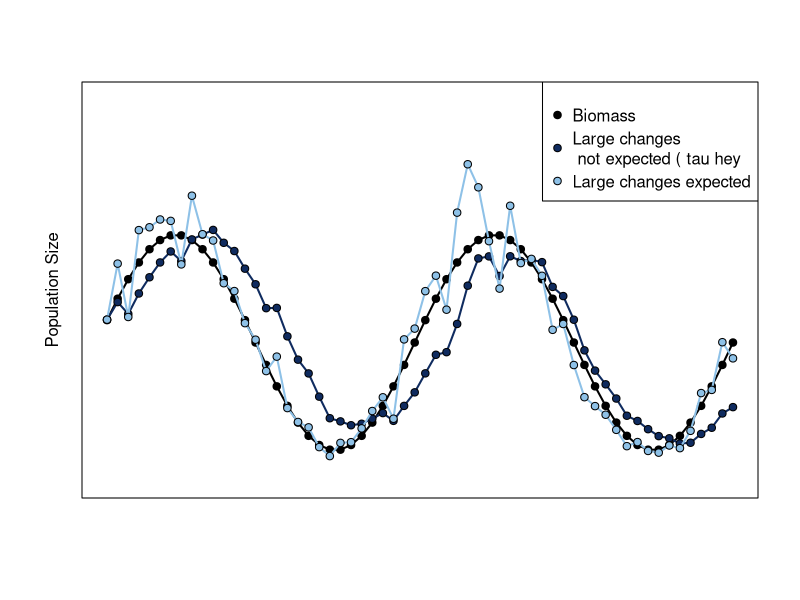

Write the R code that produced this figure.
tau0 <-  0.1
sigma0 <- 0.2
tau1 <- (1/tau0^2+1/sigma0^2)^(-0.5)


amp <- 100
freq <- 15
# get a new random seed
rm(.Random.seed)

seed.index <- runif(1,1,100)
set.seed(seed.index)
timelist <- seq(1,60)
B <- amp + amp/1.3 * sin(pi*timelist/freq)
y <- rep(NA, length(timelist))
E <- rep (NA, length(timelist))
E[1]<-B[1]*exp(rnorm(1,0, sigma0))

for (t in 2:length(timelist)) {
  y[t] <- log (B[t]/E[t-1])
  mu1.tmp <- y[t]*(1-sigma0^2/(tau0^2+sigma0^2))
  E[t] <- E[t-1] * exp(rnorm(1,mu1.tmp,tau1))
}

setwd('/Users/mcsiple/Dropbox/Chapter4-HarvestControlRules/Figures')
plotfilename <- "DelayedDetection_2.pdf"
pdf(file = plotfilename, height = 7, width = 10,useDingbats = FALSE)
par(mfrow=c(1,1))
lotau.col <- "#0F2B5F" #"red" #539E59" 
hitau.col <- "#8EC1E7" #"orange" #BBD961" # light green
plot(timelist,B, type = "l", lwd = 2, col = "black", xlab = "", ylab = " ", ylim = c(0, 275), axes = F)
box()
mtext(side = 2, text = "Population Size", line = 1)
points(timelist, B, pch=21, bg = "black")
lines(timelist, E, lwd = 2, col = lotau.col)
points(timelist, E, pch=21, bg = lotau.col)


tau0 <-  1000
sigma0 <- 0.2
tau1 <- (1/tau0^2+1/sigma0^2)^(-0.5)


set.seed(seed.index)
y <- rep(NA, length(timelist))
E <- rep (NA, length(timelist))
E[1]<-B[1]*exp(rnorm(1,0, sigma0))

for (t in 2:length(timelist)) {
  y[t] <- log (B[t]/E[t-1])
  mu1.tmp <- y[t]*(1-sigma0^2/(tau0^2+sigma0^2))
  E[t] <- E[t-1] * exp(rnorm(1,mu1.tmp,tau1))
}

lines(timelist, E, lwd = 2, col = hitau.col)
points(timelist, E, pch=21, bg = hitau.col)

legend('topright',pch=rep(21,times=3),pt.bg=c('black',lotau.col,hitau.col),legend=c("Biomass",paste("Large changes \n not expected (", expression(tau),"hey"), "Large changes expected"))

dev.off()
#system2("open",args=c("-a Skim.app",plotfilename))
